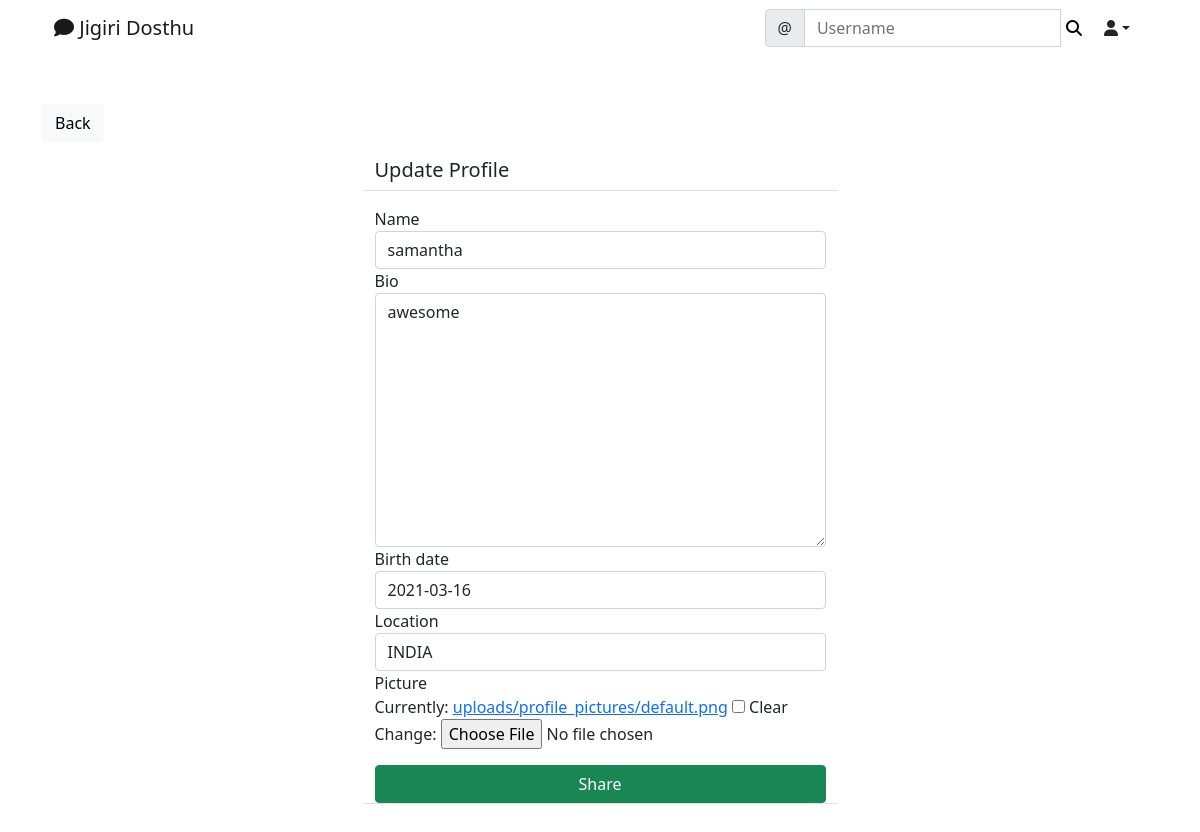
The page /social/profile/edit/3 (signed in) on the database as committed earlier.
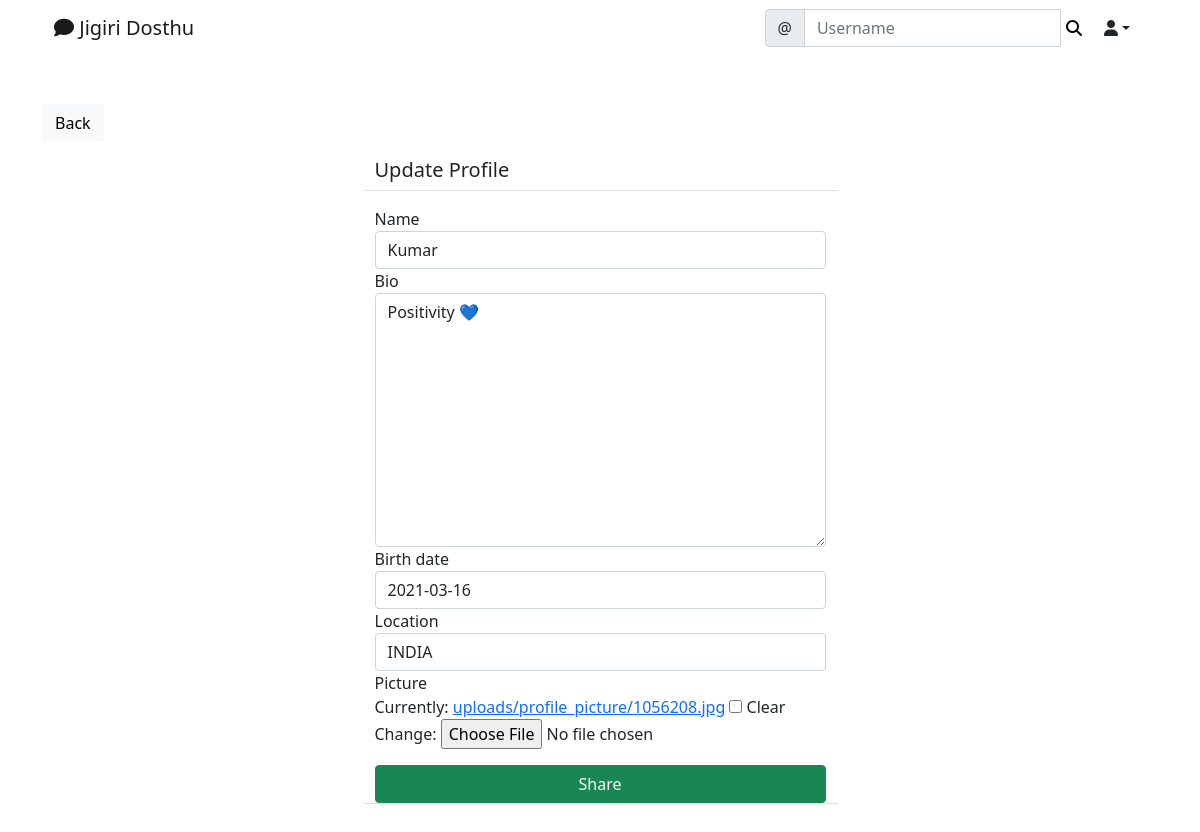
The same page on the database as committed later.
### social/models.py (models this page shows)
class UserProfile(models.Model):
    user = models.OneToOneField(User, primary_key=True, verbose_name='user', related_name='profile', on_delete=models.CASCADE)
    name = models.CharField(max_length=30, blank=True, null=True)
    bio = models.TextField(max_length=500, blank=True, null=True)
    birth_date = models.DateField(null=True, blank=True)
    location = models.CharField(max_length=100, blank=True, null=True)
    picture = models.ImageField(upload_to = 'uploads/profile_picture', default='uploads/profile_pictures/default.png', blank=True)
    followers = models.ManyToManyField(User, blank=True, related_name='followers')

### social/views.py (the view, shortened to what this page needs)
# urls.py: path('profile/edit/<int:pk>', ProfileEditView.as_view(), name='profile-edit'),
class ProfileEditView(LoginRequiredMixin, UserPassesTestMixin, UpdateView):
    model = UserProfile
    fields = ['name', 'bio', 'birth_date', 'location', 'picture']
    template_name = 'social/profile_edit.html'
    def test_func(self):
        profile = self.get_object()
        return self.request.user == profile.user

### social/templates/social/profile_edit.html (shortened to what this page needs)
{%extends 'landing/base.html'%}
{% load crispy_forms_tags %}
{% block content %}
<div class='container'>
    <div class='row  mt-5'>
        <div class='col-md-5 col-sm-6'>
            <a href='{% url 'profile' object.pk %}' class='btn btn-light'>Back</a>
        </div>
    </div>
    <div class='row justify-content-center mt-3'>
        <div class='col-md-5 col-sm-12 border-bottom'>
            <h5>Update Profile</h5>
        </div>
    </div>
    <div class='row justify-content-center mt-3 mb-5'>
        <div class='col-md-5 col-sm-12 border-bottom'>
            <form method='POST' enctype="multipart/form-data">
                {{ form | crispy }}
                <div class='d-grid gap-2'>
                    <button class='btn btn-success mt-3'>Share</button>
                </div>
            </form>
        </div>
    </div>
</div>
{% endblock content %}

Rows that differ between the two databases and show on the page:
changed UserProfile "INDIA": name "samantha" → "Kumar"; bio "awesome" → "Positivity 💙"
Other text that changed with them:
text no longer shown: "Name Bio Birth date Location Picture Currently: uploads/profile_pictures/default.png Clear Change:"
text now shown: "Name Bio Birth date Location Picture Currently: uploads/profile_picture/1056208.jpg Clear Change:"
